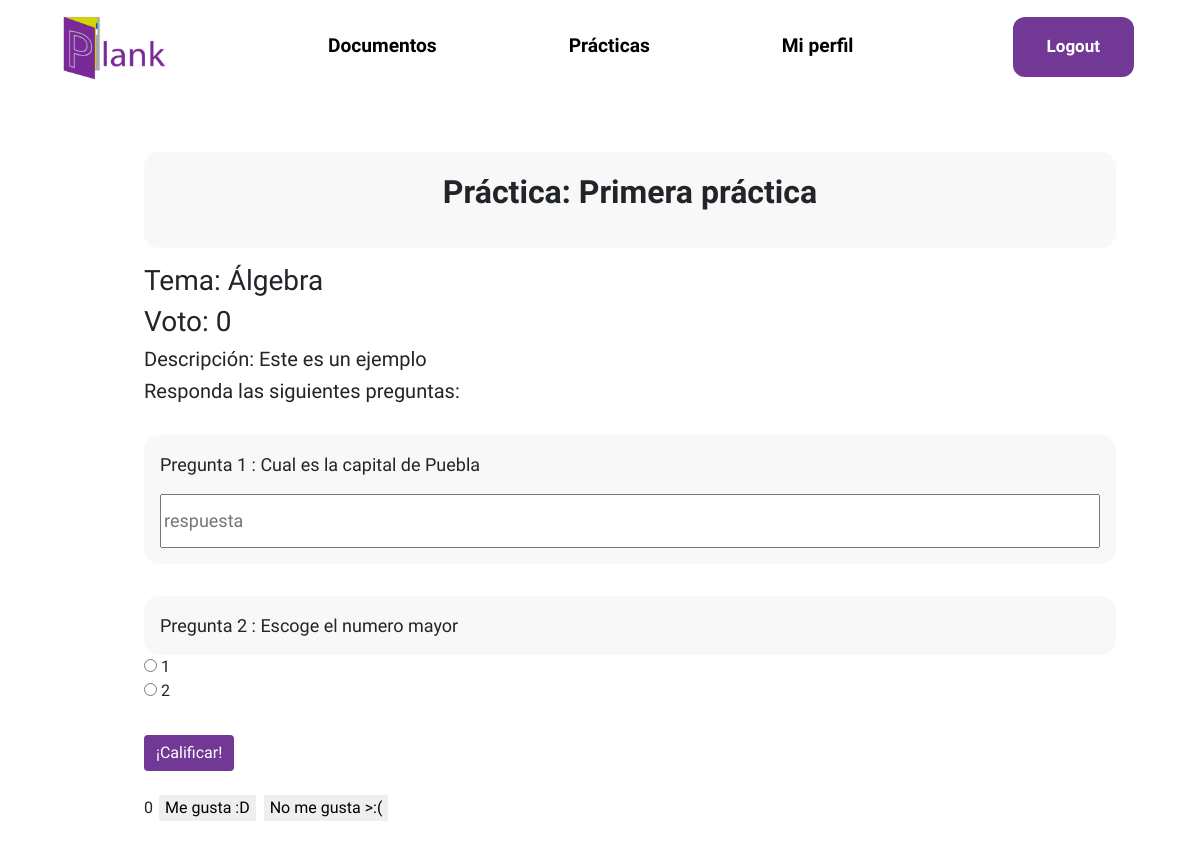
The page /practica/1/ (signed in) on the database as committed earlier.
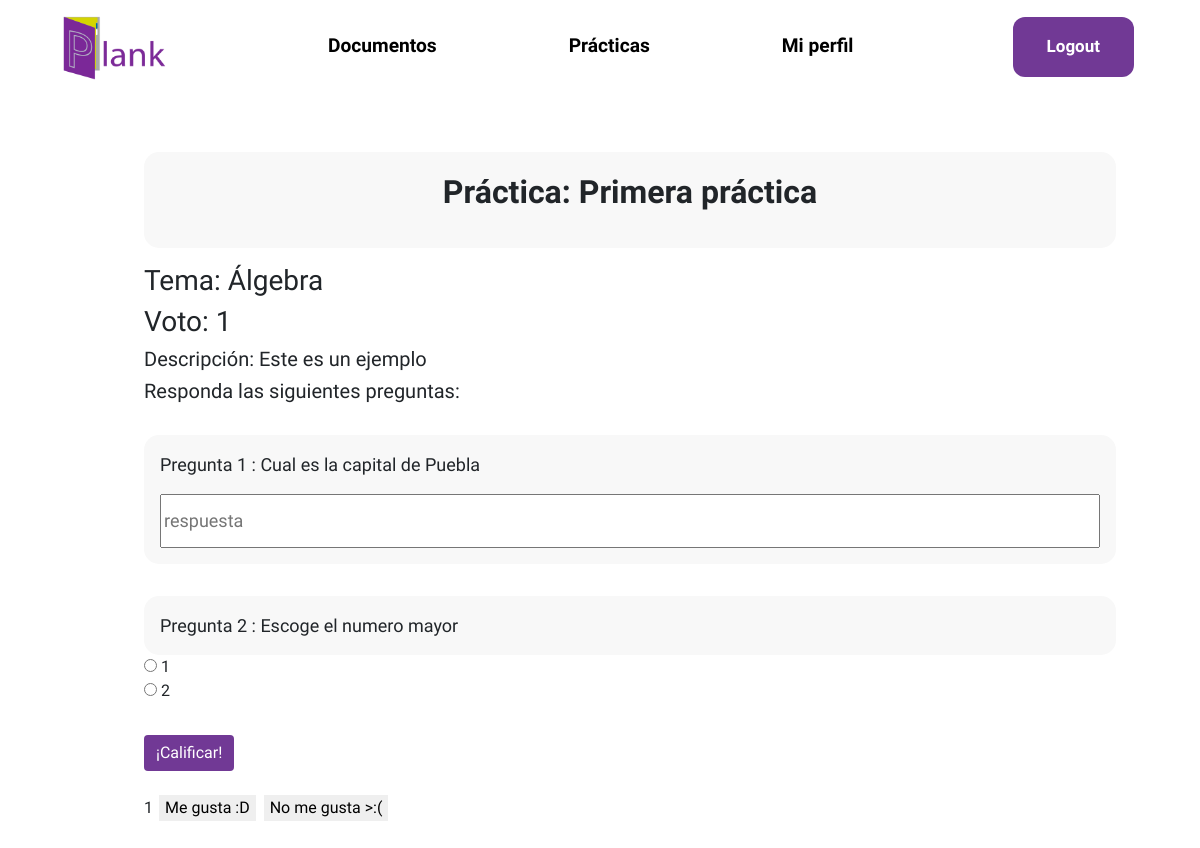
The same page on the database as committed later.
### usuario/models.py (models this page shows, shortened)
class Herramienta(models.Model):
    user = models.ForeignKey(User,null = True, on_delete=models.SET_NULL)
    filtro = models.CharField(choices = ELECCION_TEMAS, max_length=50, default=('Matemáticas',('Álgebra','Álgebra')))
    titulo = models.CharField(max_length=100, blank=False,default='')
    descripcion = models.CharField(max_length=100, blank= False)
    visible = models.BooleanField(default=True)
    voto = models.IntegerField(default=0)
    class Meta:
        abstract = True

class Practica(Herramienta):
    def get_preguntas_abiertas(self):
        preguntas_abiertas = Abierta.objects.filter(practica = self)
        return preguntas_abiertas
    def get_preguntas_cerradas(self):
        preguntas_cerradas = Cerrada.objects.filter(practica = self)
        return preguntas_cerradas

### core/views.py (the view, shortened to what this page needs)
# urls.py: path("practica/<int:id>/", views.practica, name="practica"),
@login_required
def practica(request, id):
    practica = Practica.objects.get(id=id)
    preguntasAbiertas = practica.get_preguntas_abiertas()
    preguntasCerradas = practica.get_preguntas_cerradas()
    voto = VotoPract.voted(practica,request.user)
    return render(request, "core/practica.html", {
            'practica':practica,
            'abiertas':preguntasAbiertas,
            'cerradas':preguntasCerradas,
            'voto':voto,
            })

### usuario/models.py (called while the page is built)
    def __str__(self) -> str:
        return self.planteamiento

    def get_respuestas(self):
        respuestas = RespuestaCerrada.objects.filter(id_pregunta = self)
        return respuestas

### voto/models.py (called while the page is built)
    def voted(id_practica,usuario):
        try:
            voto = VotoPract.objects.get(id_practica=id_practica,usuario = usuario)
        except:
            voto = None
        finally:
            if voto != None:
                if voto.positivo:
                    return 1
                else:
                    return 0
            else:
                return -1

### core/templates/core/practica.html (shortened to what this page needs)
{% extends 'core/layout.html' %}
{% load static %}
{%block cssPath%}
    <link rel="stylesheet" href="{% static 'core/styleContent.css' %}"  type="text/css"/>
{%endblock cssPath%}
{% block body %}
    <div class="document-container">
        <div class="container-center">
            <div class="center-xy">
                <p class="title">Práctica: {{ practica.titulo }}</p>
            </div>
        </div>
        <h3>Tema: {{ practica.filtro }}</h3>
        <h3>Voto: {{ practica.voto }}</h3>
        <h5>Descripción: {{ practica.descripcion }}</h5>
        <h5>Responda las siguientes preguntas:</h5>
        <div class="practica-contenido">
            <form action="" id="exam-form" data-url="{%url 'core:practica' id=practica.id%}" method="post">
                <div>
                    {% for abierta in abiertas %}
                        <div class="practica-pregunta">
                            <div class="enunciado">
                                Pregunta {{ forloop.counter }} : {{ abierta }}
                                <div class="form-box">
                                    <input class="input-box" type="text" id="{{ abierta.id }}" name="pregA{{ abierta.id }}" placeholder="respuesta">
                                </div>
                            </div>
                        </div>
                    {% endfor %}
                </div>
                <div>
                    {% for cerrada in cerradas %}
                        <div class="practica-pregunta">
                            <div class="enunciado">
                                Pregunta
                                {% with lenAbiertas=abiertas|length %}
                                    {{ forloop.counter|add:lenAbiertas }}
                                {% endwith %}: {{ cerrada }}
                            </div>
                            {% for respuesta in cerrada.get_respuestas %}
                                <div>
                                    <div>
                                    <input type="radio" id="{{ respuesta.id }}" name="pregC{{cerrada.id}}" value="{{ respuesta.respuesta }}">
                                    <label for="{{ respuesta.respuesta }}">{{ respuesta.respuesta }}</label>
                                    </div>
                                </div>
                            {% endfor %}
                        </div>
                    {% endfor %}
                </div>
                <button id="grade-button" type="submit" class="btn btn-primary" name="submit" value="submit">¡Calificar!</button>
            </form>
        </div>
        <br>
        <div class="like-dislike">
            <p class="votos" id="votos">{{practica.voto}}</p>
            <button class="voto" id="positivo" data-catid="{{practica.id}}" {% if voto == 1%} value="selected" {%else%} value="unselected" {%endif%}>Me gusta :D</button>
            <button class="voto" id="negativo" data-catid="{{practica.id}}" {% if voto == 0%} value="selected" {%else%} value="unselected" {%endif%}>No me gusta >:(</button>
        </div>
    </div>
{% endblock body %}

Rows that differ between the two databases and show on the page:
changed Practica "Primera práctica": voto "0" → "1"
